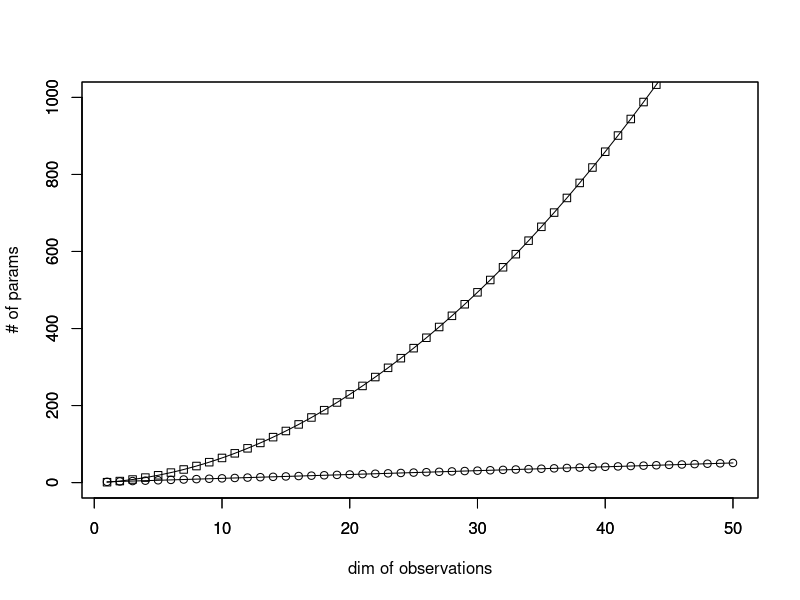
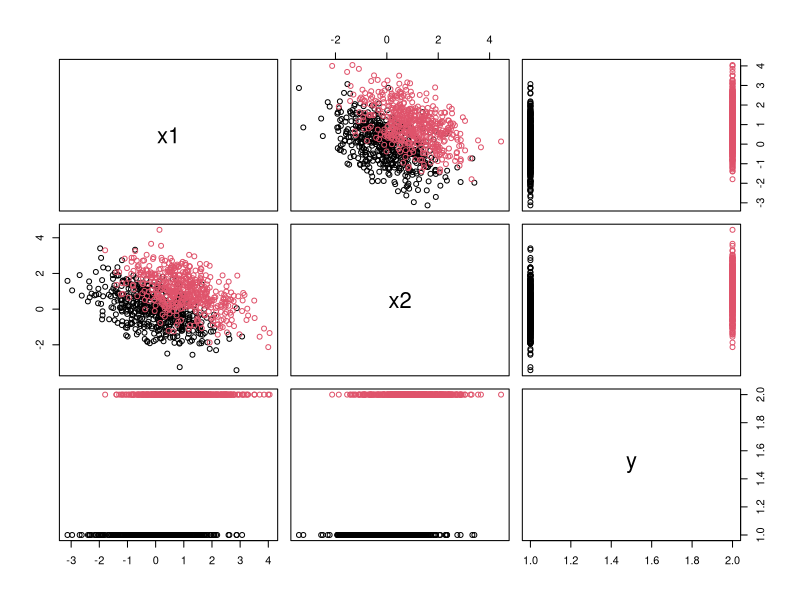
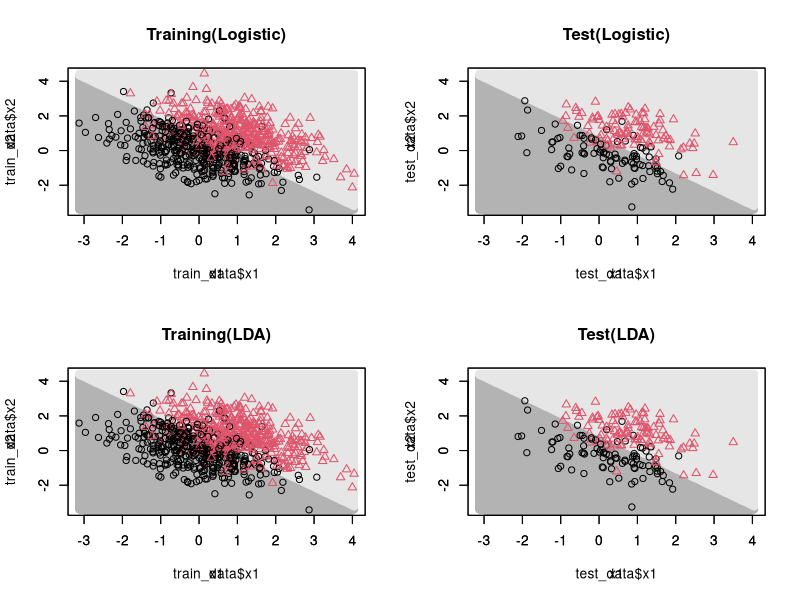
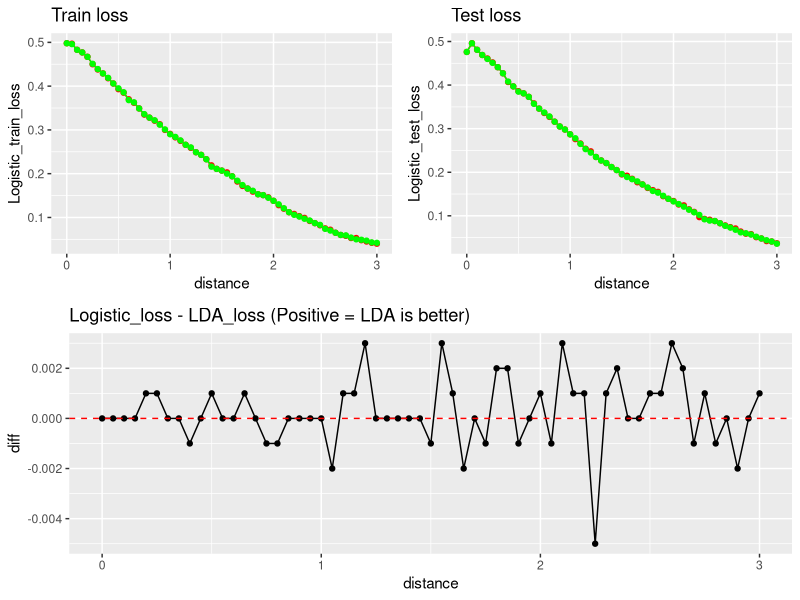
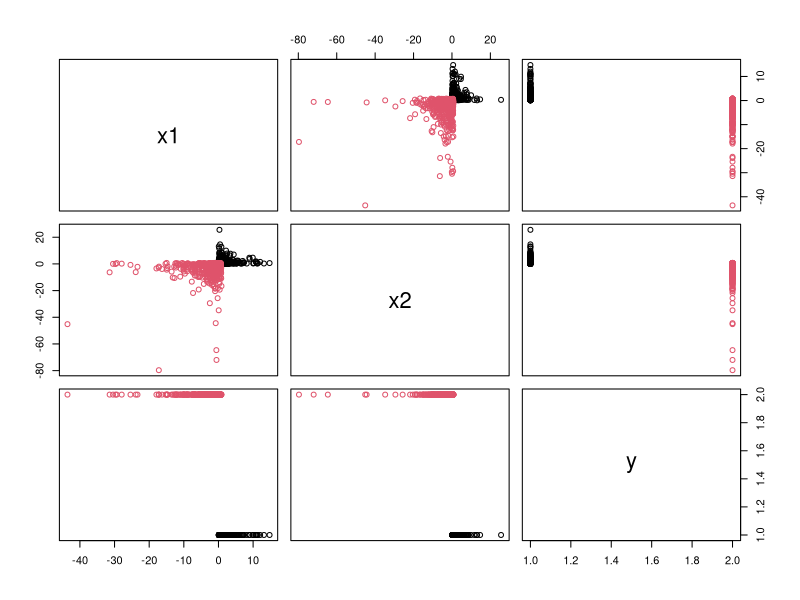
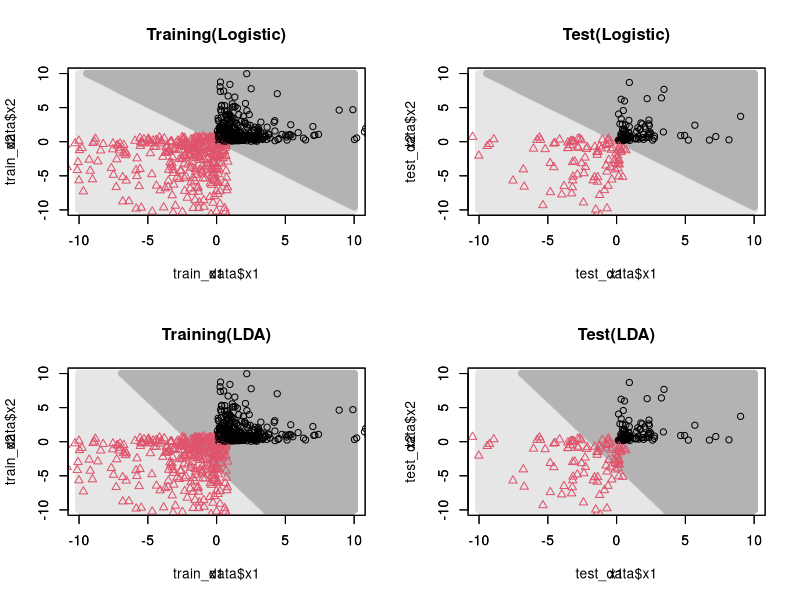
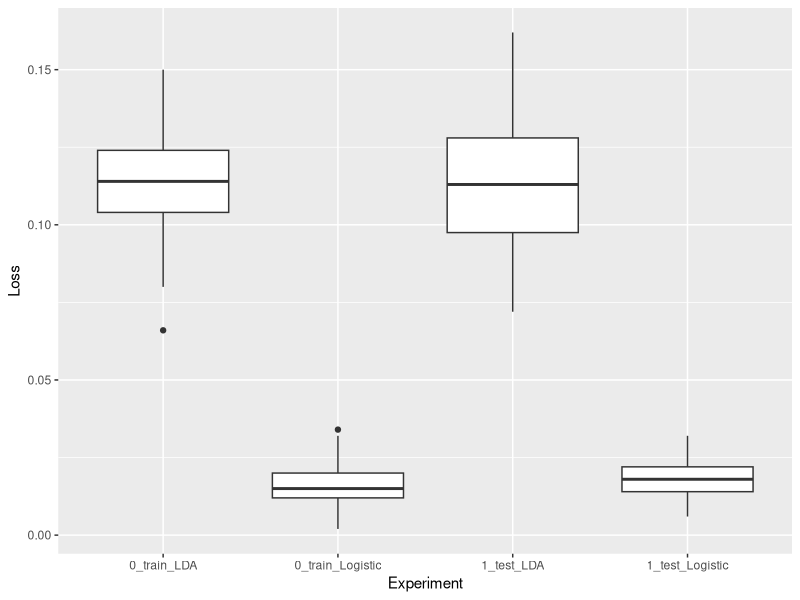
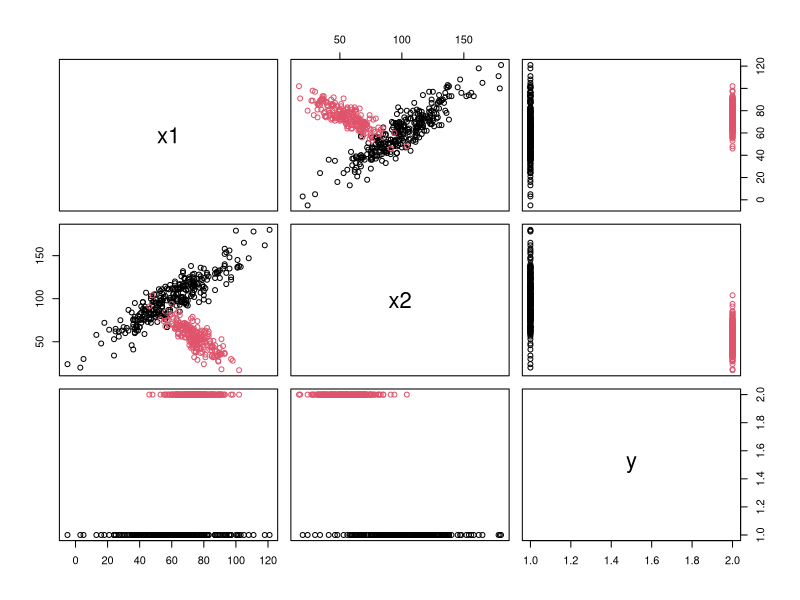

Write the R code that produced these figures, in order. (Note: a time limit stopped this script after it produced the figures.)
## ---- chunk 1
x <- seq(1, 50, 1)
plot(x, x+1, ylim = c(0, 1000), type = 'o', xlab = 'dim of observations', ylab='# of params')
par(new = T)
plot(x, x*(x+3)/2 - 1, ylim = c(0, 1000), type = 'o', pch = 0, ann = F)
## ---- chunk 2
# データ生成
library(mvtnorm)

## パラメータ設定
mean1 <- c(0, 0)  # 正規分布1の平均ベクトル
mean2 <- c(1.0, 1.0)  # 正規分布2の平均ベクトル
sigma <- matrix(c(1.0, -0.5, -0.5, 1.0), nrow = 2)  # 共分散行列

## サンプル生成
set.seed(42)
sample1 <- rmvnorm(500, mean1, sigma)
sample2 <- rmvnorm(500, mean2, sigma)

## ラベル付与
label1 <- rep(1, 500)
label2 <- rep(2, 500)

## data.frameに格納
data <- data.frame(x1 = c(sample1[,1], sample2[,1]), 
                 x2 = c(sample1[,2], sample2[,2]),
                 y = c(label1, label2))
plot(data, col = data$y)
## ---- chunk 3
# train/test データへの分割

## データフレームを80%/20%に分割する関数を作成
split_data <- function(data, train_ratio) {
  # データフレームの行数と分割点を計算
  n <- nrow(data)
  train_index <- round(train_ratio * n)
  
  # データをランダムに並び替える
  shuffled_data <- data[sample(n), ]
  
  # 分割点を使用してデータを分割
  train_data <- shuffled_data[1:train_index, ]
  test_data <- shuffled_data[(train_index + 1):n, ]
  
  # 分割されたデータをリストで返す
  return(list(train_data = train_data, test_data = test_data))
}

## 分割の実行
split <- split_data(data, train_ratio = 0.8)
train_data <- split$train_data
test_data <- split$test_data

## trainラベル比率の確認
table(train_data$y)
## testラベル比率の確認
table(test_data$y)
## ---- chunk 4
# ロジスティック判別
library(nnet)

## 判別境界の学習
Logistic <- multinom(y ~ x1 + x2, data = train_data, trace = FALSE)
Logistic
## ---- chunk 5
# ベイズ線形判別(LDA)
library(MASS)

## 判別境界の学習
LDA <- lda(y ~ x1 + x2, data = train_data)
LDA
## ---- chunk 6
# 判別性能評価

### Logistic: trainデータ誤答率
Logistic.train <- as.integer(predict(Logistic))
Logistic.err.train <- mean(train_data$y != Logistic.train)
### LDA: trainデータ誤答率
LDA.train <- as.integer(predict(LDA)$class)
LDA.err.train <- mean(train_data$y != LDA.train)

### Logistic: testデータ誤答率
Logistic.test <- as.integer(predict(Logistic, test_data))
Logistic.err.test <- mean(test_data$y != Logistic.test)
### LDA: testデータ誤答率
LDA.test <- as.integer(predict(LDA, test_data)$class)
LDA.err.test <- mean(test_data$y != LDA.test)

cat("Logistic trainデータ誤答率 ", Logistic.err.train,"\n",
    "LDA trainデータ誤答率 ", LDA.err.train,"\n",
    "Logistic testデータ誤答率 ", Logistic.err.test,"\n",
    "LDA testデータ誤答率 ", LDA.err.test,"\n")
## ---- chunk 7
# 描画

## x1, x2の値域を定義
r1 <- range(data$x1); r2 <- range(data$x2)

## 判別境界描画のための格子点を作成
grid <- data.frame(expand.grid(
  x1 = seq(r1[1], r1[2], length.out = 500),
  x2 = seq(r2[1], r2[2], length.out = 500)
))

## 判別境界の作成
logistic.area <- as.integer(predict(Logistic, grid))
lda.area <- as.integer(predict(LDA, grid)$class)

## プロット画面を4分割
par(mfrow = c(2,2))

## trainデータの散布図: Logistic
plot(grid, col = grey(0.5 + 0.2*logistic.area),
     xlim = r1, ylim = r2)
par(new = TRUE)
plot(train_data$x1, train_data$x2,
     xlim = r1, ylim = r2,
     col = train_data$y,
     pch = train_data$y,
     main = "Training(Logistic)"
     )
## testデータの散布図: Logistic
plot(grid, col = grey(0.5 + 0.2*logistic.area),
     xlim = r1, ylim = r2)
par(new = TRUE)
plot(test_data$x1, test_data$x2,
     xlim = r1, ylim = r2,
     col = test_data$y,
     pch = test_data$y,
     main = "Test(Logistic)"
     )

## trainデータの散布図: LDA
plot(grid, col = grey(0.5 + 0.2*lda.area),
     xlim = r1, ylim = r2)
par(new = TRUE)
plot(train_data$x1, train_data$x2,
     xlim = r1, ylim = r2,
     col = train_data$y,
     pch = train_data$y,
     main = "Training(LDA)"
     )
## testデータの散布図: LDA
plot(grid, col = grey(0.5 + 0.2*lda.area),
     xlim = r1, ylim = r2)
par(new = TRUE)
plot(test_data$x1, test_data$x2,
     xlim = r1, ylim = r2,
     col = test_data$y,
     pch = test_data$y,
     main = "Test(LDA)"
     )

## プロット画面の分割解除
par(mfrow = c(1,1))
## ---- chunk 8
# 群間の距離を変えた時の実験
experiment_distance <- function(d){
  # データ生成
  ## パラメータ設定
  mean1 <- c(0, 0)  # 正規分布1の平均ベクトル
  mean2 <- c(0, d)  # 正規分布2の平均ベクトル
  sigma <- matrix(c(1.0, -0.5, -0.5, 1.0), nrow = 2)  # 共分散行列
  ## サンプル生成
  set.seed(123)
  sample1 <- rmvnorm(1000, mean1, sigma)
  sample2 <- rmvnorm(1000, mean2, sigma)
  ## ラベル付与
  label1 <- rep(1, 1000)
  label2 <- rep(2, 1000)
  ## data.frameに格納
  data <- data.frame(x1 = c(sample1[,1], sample2[,1]), 
                   x2 = c(sample1[,2], sample2[,2]),
                   y = c(label1, label2))
  
  # train/test データへの分割
  split <- split_data(data, train_ratio = 0.5)
  train_data <- split$train_data
  test_data <- split$test_data
  
  # 判別境界の学習
  Logistic <- multinom(y ~ x1 + x2, data = train_data, trace = FALSE)
  LDA <- lda(y ~ x1 + x2, data = train_data)
  
  # 判別性能
  ### Logistic: trainデータ誤答率
  Logistic.train <- as.integer(predict(Logistic))
  Logistic.err.train <- mean(train_data$y != Logistic.train)
  ### LDA: trainデータ誤答率
  LDA.train <- as.integer(predict(LDA)$class)
  LDA.err.train <- mean(train_data$y != LDA.train)
  ### Logistic: testデータ誤答率
  Logistic.test <- as.integer(predict(Logistic, test_data))
  Logistic.err.test <- mean(test_data$y != Logistic.test)
  ### LDA: testデータ誤答率
  LDA.test <- as.integer(predict(LDA, test_data)$class)
  LDA.err.test <- mean(test_data$y != LDA.test)
  
  return(c(d,
           Logistic.err.train, Logistic.err.test,
           LDA.err.train, LDA.err.test))
}
## ---- chunk 9
# 群間の距離を変えながら実験
result <- c()
for(i in seq(0, 3.0, 0.05)){
  result <- rbind(result, experiment_distance(i))
}

df_result <- data.frame(result)
colnames(df_result) <- c("distance", 
                         "Logistic_train_loss", "Logistic_test_loss",
                         "LDA_train_loss", "LDA_test_loss")
df_result$diff <- df_result$Logistic_test_loss - df_result$LDA_test_loss

# 描画
library(ggplot2)
library(gridExtra)

## train lossの描画
train_loss <- ggplot(df_result, aes(x = distance)) +
  geom_line(aes(y = Logistic_train_loss), color = "red") +
  geom_point(aes(y = Logistic_train_loss), color = "red") +
  geom_line(aes(y = LDA_train_loss), color = "green") +
  geom_point(aes(y = LDA_train_loss), color = "green") +
  labs(title = 'Train loss')
## test lossの描画
test_loss <- ggplot(df_result, aes(x = distance)) +
  geom_line(aes(y = Logistic_test_loss), color = "red") +
  geom_point(aes(y = Logistic_test_loss), color = "red") +
  geom_line(aes(y = LDA_test_loss), color = "green") +
  geom_point(aes(y = LDA_test_loss), color = "green") +
  labs(title = 'Test loss')
## 性能差の描画
diff_loss <- ggplot(df_result, aes(x = distance)) +
  geom_line(aes(y = diff), color = "black") +
  geom_point(aes(y = diff), color = "black") +
  geom_hline(yintercept = 0, linetype = "dashed", color = "red") +
  labs(title = 'Logistic_loss - LDA_loss (Positive = LDA is better)')

## グラフを配置
top_row <- arrangeGrob(train_loss, test_loss, ncol = 2)
bottom_row <- diff_loss

grid.arrange(top_row, bottom_row, ncol = 1)

## LDA > Logisticの件数をカウント
lda_better <- sum(df_result$diff > 0)
logi_better <-sum(df_result$diff < 0) 
cat("Logistic is better : ", logi_better, "\nLDA is better : ", lda_better)
## ---- chunk 10
# データ生成
## パラメータ設定
mean1 <- c(0, 0)      # 正規分布1の平均ベクトル
mean2 <- c(1.0, 1.0)  # 正規分布2の平均ベクトル
sigma <- matrix(c(1.0, 0, 0, 1.0), nrow = 2)  # 共分散行列

## サンプル生成
set.seed(123)
sample1 <- exp(rmvnorm(500, mean1, sigma))
sample2 <- -exp(rmvnorm(500, mean2, sigma)) + mean2
## ラベル付与
label1 <- rep(1, 500)
label2 <- rep(2, 500)
## data.frameに格納
data <- data.frame(x1 = c(sample1[,1], sample2[,1]), 
                 x2 = c(sample1[,2], sample2[,2]),
                 y = c(label1, label2))
plot(data, col = data$y)

## 分割の実行
split <- split_data(data, train_ratio = 0.8)
train_data <- split$train_data
test_data <- split$test_data
## ---- chunk 11
## 判別境界の学習
Logistic <- multinom(y ~ x1 + x2, data = train_data, trace = FALSE)
Logistic
## ---- chunk 12
## 判別境界の学習
LDA <- lda(y ~ x1 + x2, data = train_data)
LDA
## ---- chunk 13
# 描画

## x1, x2の値域を定義
r1 <- c(-10, 10); r2 <- c(-10, 10)

## 判別境界描画のための格子点を作成
grid <- data.frame(expand.grid(
  x1 = seq(r1[1], r1[2], length.out = 500),
  x2 = seq(r2[1], r2[2], length.out = 500)
))

## 判別境界の作成
logistic.area <- as.integer(predict(Logistic, grid))
lda.area <- as.integer(predict(LDA, grid)$class)

## プロット画面を4分割
par(mfrow = c(2,2))

## trainデータの散布図: Logistic
plot(grid, col = grey(0.5 + 0.2*logistic.area),
     xlim = r1, ylim = r2)
par(new = TRUE)
plot(train_data$x1, train_data$x2,
     xlim = r1, ylim = r2,
     col = train_data$y,
     pch = train_data$y,
     main = "Training(Logistic)"
     )
## testデータの散布図: Logistic
plot(grid, col = grey(0.5 + 0.2*logistic.area),
     xlim = r1, ylim = r2)
par(new = TRUE)
plot(test_data$x1, test_data$x2,
     xlim = r1, ylim = r2,
     col = test_data$y,
     pch = test_data$y,
     main = "Test(Logistic)"
     )

## trainデータの散布図: LDA
plot(grid, col = grey(0.5 + 0.2*lda.area),
     xlim = r1, ylim = r2)
par(new = TRUE)
plot(train_data$x1, train_data$x2,
     xlim = r1, ylim = r2,
     col = train_data$y,
     pch = train_data$y,
     main = "Training(LDA)"
     )
## testデータの散布図: LDA
plot(grid, col = grey(0.5 + 0.2*lda.area),
     xlim = r1, ylim = r2)
par(new = TRUE)
plot(test_data$x1, test_data$x2,
     xlim = r1, ylim = r2,
     col = test_data$y,
     pch = test_data$y,
     main = "Test(LDA)"
     )

## プロット画面の分割解除
par(mfrow = c(1,1))
## ---- chunk 14
# 群が一様分布から発生している場合の実験
experiment_uniform <- function(seed){
  ## パラメータ設定
  mean1 <- c(0, 0)      # 正規分布1の平均ベクトル
  mean2 <- c(1.0, 1.0)  # 正規分布2の平均ベクトル
  sigma <- matrix(c(1.0, 0, 0, 1.0), nrow = 2)  # 共分散行列
  
  ## サンプル生成
  set.seed(seed)
  sample1 <- exp(rmvnorm(500, mean1, sigma))
  sample2 <- -exp(rmvnorm(500, mean2, sigma)) + mean2
  ## ラベル付与
  label1 <- rep(1, 500)
  label2 <- rep(2, 500)
  ## data.frameに格納
  data <- data.frame(x1 = c(sample1[,1], sample2[,1]), 
                   x2 = c(sample1[,2], sample2[,2]),
                   y = c(label1, label2))
  
  # train/test データへの分割
  split <- split_data(data, train_ratio = 0.5)
  train_data <- split$train_data
  test_data <- split$test_data
  
  # 判別境界の学習
  Logistic <- multinom(y ~ x1 + x2, data = train_data, trace = FALSE)
  LDA <- lda(y ~ x1 + x2, data = train_data)
  
  # 判別性能
  ### Logistic: trainデータ誤答率
  Logistic.train <- as.integer(predict(Logistic))
  Logistic.err.train <- mean(train_data$y != Logistic.train)
  ### LDA: trainデータ誤答率
  LDA.train <- as.integer(predict(LDA)$class)
  LDA.err.train <- mean(train_data$y != LDA.train)
  ### Logistic: testデータ誤答率
  Logistic.test <- as.integer(predict(Logistic, test_data))
  Logistic.err.test <- mean(test_data$y != Logistic.test)
  ### LDA: testデータ誤答率
  LDA.test <- as.integer(predict(LDA, test_data)$class)
  LDA.err.test <- mean(test_data$y != LDA.test)
  
  return(c(Logistic.err.train, Logistic.err.test,
           LDA.err.train, LDA.err.test))
}
## ---- chunk 15
# 複数のデータセットにて実験
result <- c()
for(i in 1:100){
  result <- rbind(result, experiment_uniform(i))
}

df_result <- data.frame(result)
colnames(df_result) <- c("0_train_Logistic", "1_test_Logistic",
                         "0_train_LDA", "1_test_LDA")

# 描画
df_tidy <- tidyr::gather(df_result, key = "Experiment", value = "Loss")
ggplot(df_tidy, aes(x = Experiment, y = Loss)) +
  geom_boxplot()
## ---- chunk 16
# データ作成
## グループ1データ
set.seed(1234)
g1 <- matrix(rnorm(600), ncol = 2)
Cor_g1 <- matrix(c(1, .9, .9, 1), 2, 2) 
L_g1 <- chol(Cor_g1)
g1 <- g1 %*% L_g1
g1 <- round(sweep(g1, 2, c(20, 25), "*"))
g1 <- round(sweep(g1, 2, c(60, 100), "+"))

## グループ2データ
g2 <- matrix(rnorm(400), ncol = 2)
Cor_g2 <- matrix(c(1, -.8, -.8, 1), 2, 2)
L_g2 <- chol(Cor_g2)
g2 <- g2 %*% L_g2
g2 <- round(sweep(g2, 2, c(10, 15), "*"))
g2 <- round(sweep(g2, 2, c(75, 55), "+"))

## 両グループを結合
data <- data.frame(
    rbind(g1, g2),
    class = c(rep(1, nrow(g1)), rep(2, nrow(g2)))
)

## カラム名の調整
colnames(data) <- c('x1', 'x2', 'y')

## 描画
plot(data, col = data$y)
## ---- chunk 17
# train/test データへの分割
split <- split_data(data, train_ratio = 0.8)
train_data <- split$train_data
test_data <- split$test_data

## trainラベル比率の確認
table(train_data$y)
## testラベル比率の確認
table(test_data$y)
## ---- chunk 18
## 判別境界の学習
Logistic <- multinom(y ~ x1 + x2, data = train_data, trace = FALSE)
Logistic
## ---- chunk 19
## 判別境界の学習(LDA)
LDA <- lda(y ~ x1 + x2, data = train_data)
LDA
## ---- chunk 20
## 判別境界の学習(QDA)
QDA <- qda(y ~ x1 + x2, data = train_data)
QDA
## ---- chunk 21
# 描画

## x1, x2の値域を定義
r1 <- range(data$x1); r2 <- range(data$x2)

## 判別境界描画のための格子点を作成
grid <- data.frame(expand.grid(
  x1 = seq(r1[1], r1[2], length.out = 500),
  x2 = seq(r2[1], r2[2], length.out = 500)
))

## 判別境界の作成
logistic.area <- as.integer(predict(Logistic, grid))
lda.area <- as.integer(predict(LDA, grid)$class)
qda.area <- as.integer(predict(QDA, grid)$class)

## プロット画面を4分割
par(mfrow = c(1,3))

## trainデータの散布図: Logistic
plot(grid, col = grey(0.5 + 0.2*logistic.area),
     xlim = r1, ylim = r2)
par(new = TRUE)
plot(train_data$x1, train_data$x2,
     xlim = r1, ylim = r2,
     col = train_data$y,
     pch = train_data$y,
     main = "Training(Logistic)"
     )

## trainデータの散布図: LDA
plot(grid, col = grey(0.5 + 0.2*lda.area),
     xlim = r1, ylim = r2)
par(new = TRUE)
plot(train_data$x1, train_data$x2,
     xlim = r1, ylim = r2,
     col = train_data$y,
     pch = train_data$y,
     main = "Training(LDA)"
     )

## trainデータの散布図: QDA
plot(grid, col = grey(0.5 + 0.2*qda.area),
     xlim = r1, ylim = r2)
par(new = TRUE)
plot(train_data$x1, train_data$x2,
     xlim = r1, ylim = r2,
     col = train_data$y,
     pch = train_data$y,
     main = "Training(QDA)"
     )

## プロット画面の分割解除
par(mfrow = c(1,1))
## ---- chunk 22
# 群間の共分散行列が等しくない場合の実験
experiment_diff_covariance <- function(seed){
  # データ作成
  ## グループ1データ
  set.seed(seed)
  g1 <- matrix(rnorm(600), ncol = 2)
  Cor_g1 <- matrix(c(1, .9, .9, 1), 2, 2) 
  L_g1 <- chol(Cor_g1)
  g1 <- g1 %*% L_g1
  g1 <- round(sweep(g1, 2, c(20, 25), "*"))
  g1 <- round(sweep(g1, 2, c(60, 100), "+"))
  
  ## グループ2データ
  g2 <- matrix(rnorm(400), ncol = 2)
  Cor_g2 <- matrix(c(1, -.8, -.8, 1), 2, 2)
  L_g2 <- chol(Cor_g2)
  g2 <- g2 %*% L_g2
  g2 <- round(sweep(g2, 2, c(10, 15), "*"))
  g2 <- round(sweep(g2, 2, c(75, 55), "+"))
  
  ## 両グループを結合
  data <- data.frame(
      rbind(g1, g2),
      class = c(rep(1, nrow(g1)), rep(2, nrow(g2)))
  )
  
  ## カラム名の調整
  colnames(data) <- c('x1', 'x2', 'y')
  
  # train/test データへの分割
  split <- split_data(data, train_ratio = 0.8)
  train_data <- split$train_data
  test_data <- split$test_data
  
  # 判別境界の学習
  Logistic <- multinom(y ~ x1 + x2, data = train_data, trace = FALSE)
  LDA <- lda(y ~ x1 + x2, data = train_data)
  QDA <- qda(y ~ x1 + x2, data = train_data)
  
  # 判別性能
  ### Logistic: testデータ誤答率
  Logistic.test <- as.integer(predict(Logistic, test_data))
  Logistic.err.test <- mean(test_data$y != Logistic.test)
  ### LDA: testデータ誤答率
  LDA.test <- as.integer(predict(LDA, test_data)$class)
  LDA.err.test <- mean(test_data$y != LDA.test)
  ### QDA: testデータ誤答率
  QDA.test <- as.integer(predict(QDA, test_data)$class)
  QDA.err.test <- mean(test_data$y != QDA.test)
  
  return(c(Logistic.err.test, LDA.err.test, QDA.err.test))
}
## ---- chunk 23
# 複数のデータセットにて実験
result <- c()
for(i in 1:100){
  result <- rbind(result, experiment_diff_covariance(i))
}

df_result <- data.frame(result)
colnames(df_result) <- c("1_Logistic", "2_LDA", "3_QDA")

# 描画
df_tidy <- tidyr::gather(df_result, key = "Experiment", value = "Loss")
ggplot(df_tidy, aes(x = Experiment, y = Loss)) +
  geom_boxplot()
## ---- chunk 24
# 正規分布の次元数を変えた時の実験
experiment_num_dims <- function(dim, seed){
  # データ生成
  ## パラメータ設定
  set.seed(seed)
  mean1 <- rnorm(dim, mean=0.3, sd=runif(1))  # 正規分布1の平均ベクトル
  mean2 <- rnorm(dim, mean=0.0, sd=runif(1))  # 正規分布2の平均ベクトル
  sigma <- diag(rep(1,dim))          # 共分散行列
  ## サンプル生成
  n <- 100
  sample1 <- rmvnorm(n, mean1, sigma)
  sample2 <- rmvnorm(n, mean2, sigma)
  ## ラベル付与
  label1 <- rep(1, n)
  label2 <- rep(2, n)
  ## data.frameに格納
  data <- data.frame(rbind(sample1, sample2),
                   y = c(label1, label2))
  
  # train/test データへの分割
  split <- split_data(data, train_ratio = 0.5)
  train_data <- split$train_data
  test_data <- split$test_data
  
  # 判別境界の学習
  Logistic <- multinom(y ~ ., data = train_data, trace = FALSE)
  LDA <- lda(y ~ ., data = train_data)
  
  # 判別性能
  ### Logistic: testデータ誤答率
  Logistic.test <- as.integer(predict(Logistic, test_data))
  Logistic.err.test <- mean(test_data$y != Logistic.test)
  ### LDA: testデータ誤答率
  LDA.test <- as.integer(predict(LDA, test_data)$class)
  LDA.err.test <- mean(test_data$y != LDA.test)
  
  return(c(dim,Logistic.err.test-LDA.err.test))
}
## ---- chunk 25
# 複数のデータセットにて実験
result <- c()
for(d in 2:100)
  for(s in 1:10)
    result <- rbind(result, experiment_num_dims(dim=d, seed=s))

df_result <- data.frame(result)
colnames(df_result) <- c("dim", "loss_diff")

## 性能差の描画
ggplot(df_result, aes(x = factor(dim), y = loss_diff)) +
  geom_boxplot() +
  geom_hline(yintercept = 0, linetype = "dashed", color = "red") +
  labs(title = "Logistic_loss - LDA_loss (Positive: LDA is better)")
